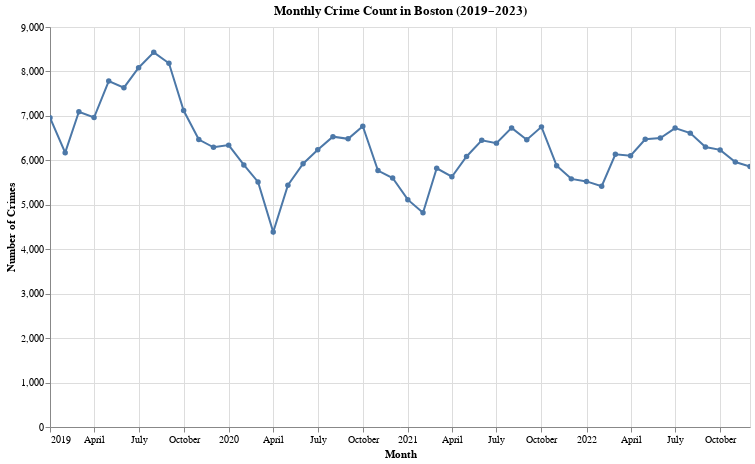

Notebook cell for this chart:
### Code cell
# Create Altair line chart
line_chart = alt.Chart(monthly_counts).mark_line(point=True).encode(
    x=alt.X('month:T', title='Month'),
    y=alt.Y('Crime Count:Q', title='Number of Crimes'),
    tooltip=['month:T', 'Crime Count:Q']
).properties(
    title='Monthly Crime Count in Boston (2019–2023)',
    width=700,
    height=400
).interactive()

line_chart

### Figure 1 — Vega-Lite specification as saved in the notebook (floating-point values rounded to 4 significant figures)
{"config": {"view": {"continuousWidth": 300, "continuousHeight": 300}}, "data": {"name": "data-3ecaf11a326d33c3bf8b3e2be014aeeb"}, "mark": {"type": "line", "point": true}, "encoding": {"tooltip": [{"field": "month", "type": "temporal"}, {"field": "Crime Count", "type": "quantitative"}], "x": {"field": "month", "title": "Month", "type": "temporal"}, "y": {"field": "Crime Count", "title": "Number of Crimes", "type": "quantitative"}}, "height": 400, "params": [{"name": "param_2", "select": {"type": "interval", "encodings": ["x", "y"]}, "bind": "scales"}], "title": "Monthly Crime Count in Boston (2019–2023)", "width": 700, "$schema": "https://vega.github.io/schema/vega-lite/v5.20.1.json", "datasets": {"data-3ecaf11a326d33c3bf8b3e2be014aeeb": [{"month": "2019-01-01T00:00:00", "Crime Count": 6958}, {"month": "2019-02-01T00:00:00", "Crime Count": 6173}, {"month": "2019-03-01T00:00:00", "Crime Count": 7093}, {"month": "2019-04-01T00:00:00", "Crime Count": 6963}, {"month": "2019-05-01T00:00:00", "Crime Count": 7783}, {"month": "2019-06-01T00:00:00", "Crime Count": 7635}, {"month": "2019-07-01T00:00:00", "Crime Count": 8083}, {"month": "2019-08-01T00:00:00", "Crime Count": 8430}, {"month": "2019-09-01T00:00:00", "Crime Count": 8184}, {"month": "2019-10-01T00:00:00", "Crime Count": 7121}, {"month": "2019-11-01T00:00:00", "Crime Count": 6468}, {"month": "2019-12-01T00:00:00", "Crime Count": 6293}, {"month": "2020-01-01T00:00:00", "Crime Count": 6342}, {"month": "2020-02-01T00:00:00", "Crime Count": 5897}, {"month": "2020-03-01T00:00:00", "Crime Count": 5513}, {"month": "2020-04-01T00:00:00", "Crime Count": 4387}, {"month": "2020-05-01T00:00:00", "Crime Count": 5439}, {"month": "2020-06-01T00:00:00", "Crime Count": 5925}, {"month": "2020-07-01T00:00:00", "Crime Count": 6236}, {"month": "2020-08-01T00:00:00", "Crime Count": 6533}, {"month": "2020-09-01T00:00:00", "Crime Count": 6484}, {"month": "2020-10-01T00:00:00", "Crime Count": 6766}, {"month": "2020-11-01T00:00:00", "Crime Count": 5770}, {"month": "2020-12-01T00:00:00", "Crime Count": 5602}, {"month": "2021-01-01T00:00:00", "Crime Count": 5115}, {"month": "2021-02-01T00:00:00", "Crime Count": 4822}, {"month": "2021-03-01T00:00:00", "Crime Count": 5821}, {"month": "2021-04-01T00:00:00", "Crime Count": 5631}, {"month": "2021-05-01T00:00:00", "Crime Count": 6087}, {"month": "2021-06-01T00:00:00", "Crime Count": 6450}, {"month": "2021-07-01T00:00:00", "Crime Count": 6387}, {"month": "2021-08-01T00:00:00", "Crime Count": 6730}, {"month": "2021-09-01T00:00:00", "Crime Count": 6463}, {"month": "2021-10-01T00:00:00", "Crime Count": 6753}, {"month": "2021-11-01T00:00:00", "Crime Count": 5879}, {"month": "2021-12-01T00:00:00", "Crime Count": 5583}, {"month": "2022-01-01T00:00:00", "Crime Count": 5526}, {"month": "2022-02-01T00:00:00", "Crime Count": 5418}, {"month": "2022-03-01T00:00:00", "Crime Count": 6136}, {"month": "2022-04-01T00:00:00", "Crime Count": 6103}, {"month": "2022-05-01T00:00:00", "Crime Count": 6474}, {"month": "2022-06-01T00:00:00", "Crime Count": 6500}, {"month": "2022-07-01T00:00:00", "Crime Count": 6726}, {"month": "2022-08-01T00:00:00", "Crime Count": 6612}, {"month": "2022-09-01T00:00:00", "Crime Count": 6300}, {"month": "2022-10-01T00:00:00", "Crime Count": 6235}, {"month": "2022-11-01T00:00:00", "Crime Count": 5963}, {"month": "2022-12-01T00:00:00", "Crime Count": 5859}]}}
